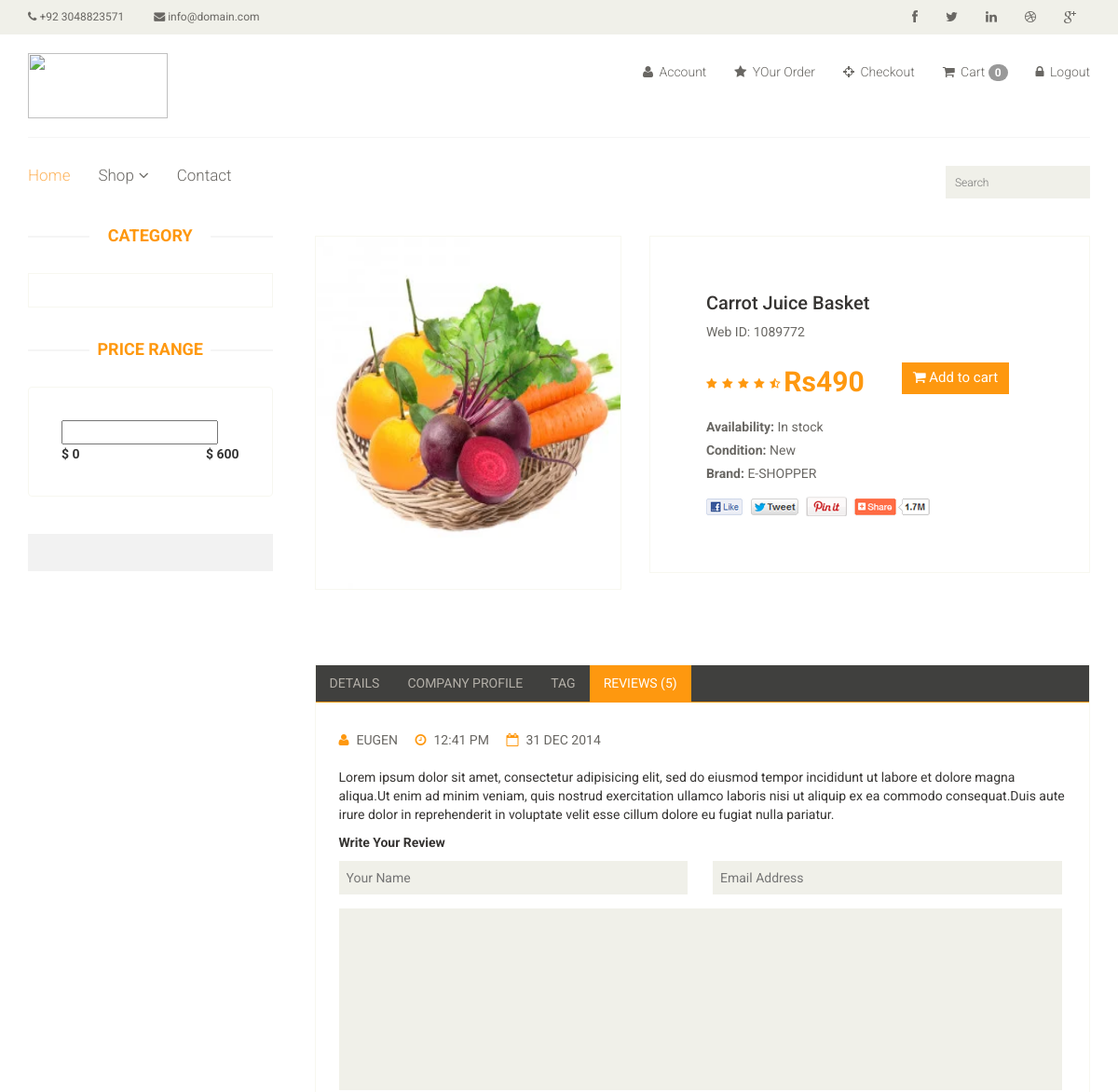
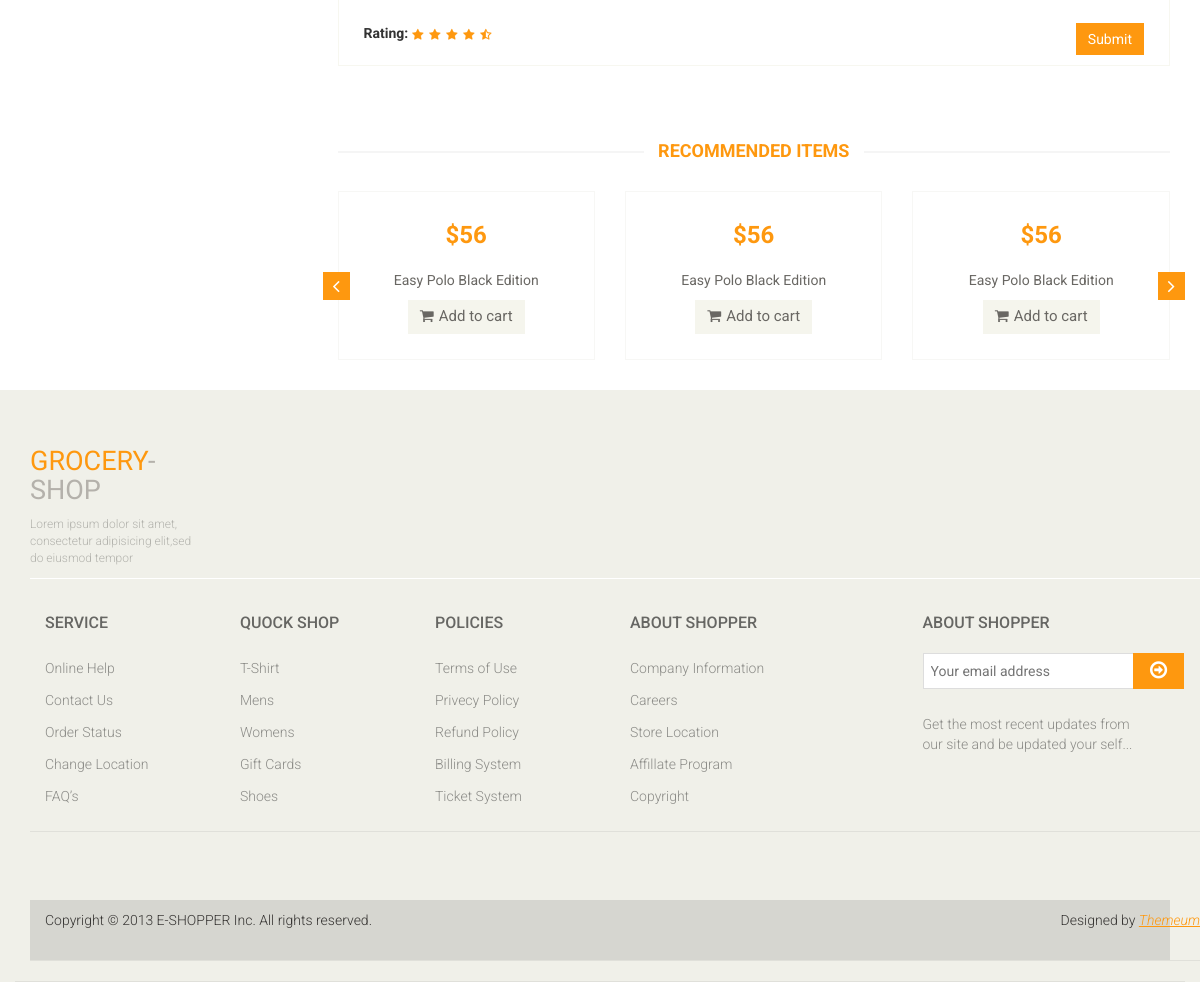
The page /product/14 (signed in) on the database its author committed (2 pictures, top to bottom).
### app/models.py (models this page shows, shortened)
class Product(models.Model):
    Availability = (('In stock','In stock'),('Out of stock','Out of stock'))
    category = models.ForeignKey(Category, on_delete=models.CASCADE,null=False,default='')
    sub_category = models.ForeignKey(Sub_Category, on_delete=models.CASCADE,null=False,default='')
    image = models.ImageField(upload_to='static/pimg')
    name = models.CharField(max_length=150)
    price = models.IntegerField()
    Availability = models.CharField(choices=Availability, null=True,max_length=100)
    date = models.DateField(auto_now_add=True)

### gshop/views.py (the view)
# urls.py: path('product/<str:id>',views.Product_Detail,name='product_detail'),
def Product_Detail(request,id):
    product = Product.objects.filter(id = id).first()
    context = {
        'product':product,
    }
    return render(request,'Product_detail.html',context)

### template/product_detail.html (shortened to what this page needs)
{% extends 'master.html' %}
{% block body %}
<section>
    <div class="container">
        <div class="row">
			<div class="col-sm-3">
				<div class="left-sidebar">
                    <h2>Category</h2>
                    <div class="panel-group category-products" id="accordian">
                    </div>
                    <div class="price-range">
                        <h2>Price Range</h2>
                        <div class="well">
                             <input type="text" class="span2" value="" data-slider-min="0" data-slider-max="600" data-slider-step="5" data-slider-value="[250,450]" id="sl2" ><br />
                             <b>$ 0</b> <b class="pull-right">$ 600</b>
                        </div>
                    </div>
                    <div class="shipping text-center">
                    </div>
                </div>
            </div>
            <div class="col-sm-9 padding-right">
                <div class="product-details">
                    <div class="col-sm-5">
                        <div class="view-product">
                            <img src="/{{product.image}}" alt="" />
                        </div>
                    </div>
                    <div class="col-sm-7">
                        <div class="product-information">
                            <h2>{{product.name}}</h2>
                            <p>Web ID: 1089772</p>
                            <img src="images/product-details/rating.png" alt="" />
                            <span>
                                <span>Rs{{product.price}}</span>
                                <a href="{% url 'cart_add' product.id %}" type="button" class="btn btn-fefault cart">
                                    <i class="fa fa-shopping-cart"></i>
                                    Add to cart
                                </a>
                            </span>
                            <p><b>Availability:</b> {{product.Availability}}</p>
                            <p><b>Condition:</b> New</p>
                            <p><b>Brand:</b> E-SHOPPER</p>
                            <a href=""><img src="images/product-details/share.png" class="share img-responsive"  alt="" /></a>
                        </div>
                    </div>
                </div>
                <div class="category-tab shop-details-tab">
                    <div class="col-sm-12">
                        <ul class="nav nav-tabs">
                            <li><a href="#details" data-toggle="tab">Details</a></li>
                            <li><a href="#companyprofile" data-toggle="tab">Company Profile</a></li>
                            <li><a href="#tag" data-toggle="tab">Tag</a></li>
                            <li class="active"><a href="#reviews" data-toggle="tab">Reviews (5)</a></li>
                        </ul>
                    </div>
                    <div class="tab-content">
                        <div class="tab-pane fade active in" id="reviews" >
                            <div class="col-sm-12">
                                <ul>
                                    <li><a href=""><i class="fa fa-user"></i>EUGEN</a></li>
                                    <li><a href=""><i class="fa fa-clock-o"></i>12:41 PM</a></li>
                                    <li><a href=""><i class="fa fa-calendar-o"></i>31 DEC 2014</a></li>
                                </ul>
                                <p>Lorem ipsum dolor sit amet, consectetur adipisicing elit, sed do eiusmod tempor incididunt ut labore et dolore magna aliqua.Ut enim ad minim veniam, quis nostrud exercitation ullamco laboris nisi ut aliquip ex ea commodo consequat.Duis aute irure dolor in reprehenderit in voluptate velit esse cillum dolore eu fugiat nulla pariatur.</p>
                                <p><b>Write Your Review</b></p>
                                <form action="#">
                                    <span>
                                        <input type="text" placeholder="Your Name"/>
                                        <input type="email" placeholder="Email Address"/>
                                    </span>
                                    <textarea name="" ></textarea>
                                    <b>Rating: </b> <img src="images/product-details/rating.png" alt="" />
                                    <button type="button" class="btn btn-default pull-right">
                                        Submit
                                    </button>
                                </form>
                            </div>
                        </div>
                    </div>
                </div>
                <div class="recommended_items">
                    <h2 class="title text-center">recommended items</h2>
                    <div id="recommended-item-carousel" class="carousel slide" data-ride="carousel">
                        <div class="carousel-inner">
                            <div class="item active">
                                <div class="col-sm-4">
                                    <div class="product-image-wrapper">
                                        <div class="single-products">
                                            <div class="productinfo text-center">
                                                <h2>$56</h2>
                                                <p>Easy Polo Black Edition</p>
                                                <button type="button" class="btn btn-default add-to-cart"><i class="fa fa-shopping-cart"></i>Add to cart</button>
                                            </div>
                                        </div>
                                    </div>
                                </div>
                                <div class="col-sm-4">
                                    <div class="product-image-wrapper">
                                        <div class="single-products">
                                            <div class="productinfo text-center">
                                                <h2>$56</h2>
                                                <p>Easy Polo Black Edition</p>
                                                <button type="button" class="btn btn-default add-to-cart"><i class="fa fa-shopping-cart"></i>Add to cart</button>
                                            </div>
                                        </div>
                                    </div>
                                </div>
                                <div class="col-sm-4">
                                    <div class="product-image-wrapper">
                                        <div class="single-products">
                                            <div class="productinfo text-center">
                                                <h2>$56</h2>
                                                <p>Easy Polo Black Edition</p>
                                                <button type="button" class="btn btn-default add-to-cart"><i class="fa fa-shopping-cart"></i>Add to cart</button>
                                            </div>
                                        </div>
                                    </div>
                                </div>
                            </div>
                        </div>
                         <a class="left recommended-item-control" href="#recommended-item-carousel" data-slide="prev">
                            <i class="fa fa-angle-left"></i>
                          </a>
                          <a class="right recommended-item-control" href="#recommended-item-carousel" data-slide="next">
                            <i class="fa fa-angle-right"></i>
                          </a>
                    </div>
                </div>
            </div>
        </div>
    </div>
</section>
{% endblock %}

### rows shown on the page
Product: image (picture), name "Carrot Juice Basket", price "490", Availability "In stock"

### other values the page prints
{{ request.session.cart|length }} "0"
